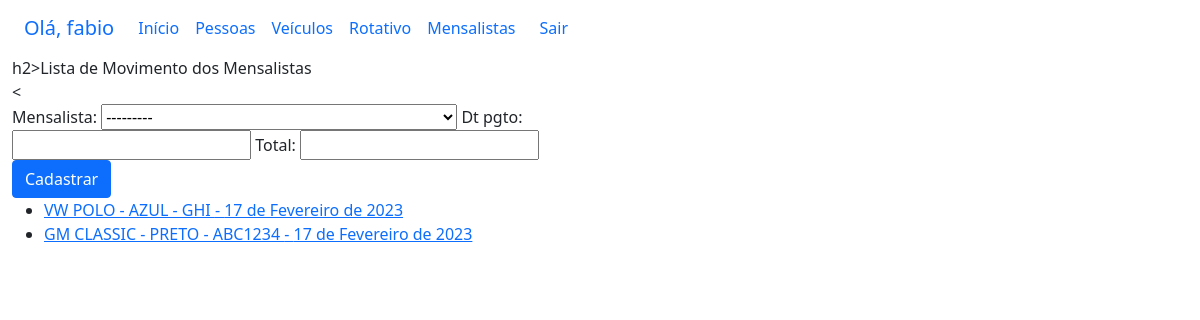
Page /sistema/movmensalistas (signed in) on the committed database.
### core/models.py (models this page shows)
class Mensalista(models.Model):
    veiculo = models.ForeignKey(Veiculo, on_delete=models.PROTECT)
    inicio = models.DateField()
    valor_mes  = models.DecimalField(max_digits=6, decimal_places=2)
    def __str__(self):
        return str(self.veiculo) + ' - ' + str(self.inicio)

class Veiculo(models.Model):
    proprietario = models.ForeignKey(Pessoa, on_delete=models.PROTECT)
    marca = models.ForeignKey(Marca, on_delete=models.PROTECT)
    placa = models.CharField(max_length=7)
    cor = models.CharField(max_length=15)
    observacoes = models.TextField()
    def __str__(self):
        return str(self.marca) + ' - ' + str(self.cor) + ' - ' + str(self.placa)

class Marca(models.Model):
    nome = models.CharField(max_length=50)
    def __str__(self):
        return self.nome

### core/views.py (the view)
# urls.py: path('movmensalistas', lista_movmensalistas, name='core_lista_movmensalistas'),
@login_required
def lista_movmensalistas(request):
    movmensalistas = Mensalista.objects.all()
    form = MovMensalistaForm(request.POST or None)
    data = {'movmensalistas': movmensalistas, 'form': form}
    return render(request, 'core/lista_movmensalistas.html', data)

### core/form.py
class MovMensalistaForm(ModelForm):
    class Meta:
        model = MovMensalista
        fields = '__all__'

### core/templates/core/lista_movmensalistas.html (shortened to what this page needs)
{% extends 'base.html' %}
{% load bootstrap %}
{% block main %}
<div class="row">
    <div class="col-sm-12">
        h2>Lista de Movimento dos Mensalistas</h2>
    </div>
</div><
<div class="row">
    <div class="col-sm-6">
        <form action="{% url 'core_movmensalistas_novo' %}" method="POST">
            {{ form|bootstrap }}
            <button type="submit" class="btn btn-primary">Cadastrar</button>
        </form>
    </div>
</div>
    <div class="col-sm-6">
        <ul>
        {% for movmensalistas in movmensalistas %}
            <li>
                <a href="{% url 'core_movmensalistas_update' %}">
                    {{ movmensalistas.veiculo }} - {{ movmensalistas.inicio }}
                </a>
            </li>
        {% endfor %}
    </div>
</div>
{% endblock main %}

### templates/base.html (shortened to what this page needs)
{% load static %}
<!DOCTYPE html>
<html lang="en">
    <head>
        <link rel="stylesheet" href="{% static 'bootstrap/css/bootstrap.min.css' %}">
    </head>
    <body>
        <div class="container-fluid">
            {% block menu %}
                <nav class="navbar navbar-expand-lg bg-body-tertiary">
                    <div class="container-fluid">
                        <a class="navbar-brand" href="{% url 'core_home' %}" target="_blank">Olá, {{ user }}</a>
                        <div class="collapse navbar-collapse" id="navbarNavAltMarkup">
                            <div class="navbar-nav">
                            <a class="nav-link" href="{% url 'core_home' %}" target="_blank">Início</a>
                            <a class="nav-link" href="{% url 'core_lista_pessoas' %}" target="_blank">Pessoas</a>
                            <a class="nav-link" href="{% url 'core_lista_veiculos' %}" target="_blank">Veículos</a>
                            <a class="nav-link" href="{% url 'core_lista_rotativo' %}" target="_blank">Rotativo</a>
                            <a class="nav-link" href="{% url 'core_lista_mensalistas' %}" target="_blank">Mensalistas</a>
                            </div>
                            <div>
                                {% if user.is_authenticated%}
                                    <a class="nav-link" href="{% url 'logout' %}">Sair</a>
                                {% else %}
                                    <a class="nav-link" href="{% url 'login' %}">Login</a>
                                {% endif %}
                            </div>
                        </div>
                    </div>
                </nav>
            {% endblock menu %}
            {% block  main %}
            {% endblock main %}
    </body>
</html>

### rows in the picture
Mensalista: veiculo "VW POLO - AZUL - GHI", inicio "17 de Fevereiro de 2023"
Mensalista: veiculo "GM CLASSIC - PRETO - ABC1234", inicio "17 de Fevereiro de 2023"

### other values in the picture
{{ user }} "fabio"
